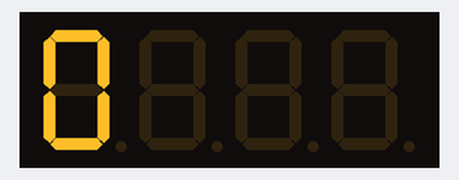
The sketch below on a simulated Arduino Uno, built with avr-gcc and run on an emulated ATmega328P. Parts: 4-digit seven-segment display. Wiring (inferred from the names in the program): 4-digit 7-segment display, segments lit when LOW: segments pin 2, pin 3, pin 4, pin 5, pin 6, pin 7, pin 8; digit selects pin 9, pin 10, pin 11, pin 12. The segment pins are drawn as the display they are named for.

Above: at 0.2 s.
At 1.1 s:
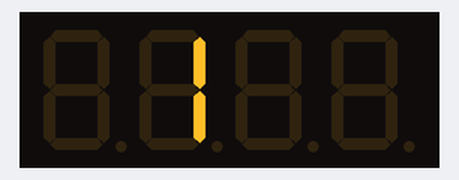
At 2.1 s:
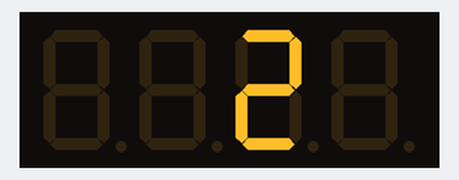
At 3.1 s:
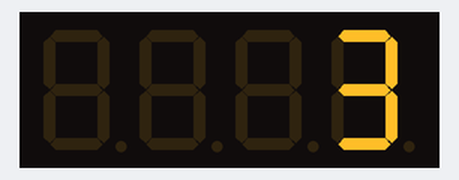
At 4.1 s:
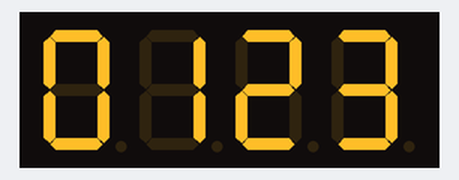

The sketch:

4x7_SEGMENTS.ino
```cpp
/*
*******************************************
  DATE : 07/05/2022
  AUTHEUR : RACHEL SYSTÈME

  Ce programme d'afficher une combinaison des digits sur un afficheur
  4x7 segments à anode commune.

  NB : Si vous utilisez un afficheur 4x7 segments à cathode commune,
  modifier la constante : "_anode_commune = false"

*******************************************
*/

//Si différent remplacé par : _anode_commune = false ;
const bool _anode_commune = true;

// Pins attachés aux différents segments
#define _a 2
#define _b 3
#define _c 4
#define _d 5
#define _e 6
#define _f 7
#define _g 8

// Pins attachés aux différents digits
#define _digit_1 9
#define _digit_2 10
#define _digit_3 11
#define _digit_4 12

// Temps d'affiche des digits
#define _ATTENTE 1000

// Tableaux contenant les pins utilisés
const int pin_segment[7]= {_a,_b,_c,_d,_e,_f,_g};
const int pin_digit[4]  = { _digit_1,
                            _digit_2,
                            _digit_3,
                            _digit_4
                          };

// Combinaisons des digits à afficher
const int digit[4][7] = {
  //a,b,c,d,e,f,g
  {1,1,1,1,1,1,0}, //ZERO
  {0,1,1,0,0,0,0}, //ONE
  {1,1,0,1,1,0,1}, //TWO
  {1,1,1,1,0,0,1} //THREE
};

void setup() {
  // Définitions des pins comme sortie
  for (int i = 0; i < 7; ++i){
    pinMode(pin_segment[i],OUTPUT);

    //Initialisation des pins
    if (_anode_commune)
      digitalWrite(pin_segment[i],HIGH);
    else
      digitalWrite(pin_segment[i],LOW);
  }

   for (int i = 0; i < 4; ++i){
    pinMode(pin_digit[i],OUTPUT);

    //Initialisation des pins
    if (_anode_commune)
      digitalWrite(pin_digit[i],LOW);
    else
      digitalWrite(pin_digit[i],HIGH);
  }
}

void loop() {

  affiche(_ATTENTE); // appel à la fonction

  // Déclaration de la variable
  unsigned long depart = millis();

  // Boucle qui affiche les 4 digits en même temps
  while(true){
    affiche(2); // appel à la fonction

    if ((millis()-depart)>_ATTENTE)
      break;
  }
}

/*
  Cette fonction permet d'allumer la combinaison des segments contenue
  dans le tableau "digit".
  Paramètre :
    Type : int
    Nom : attente
    Rôle : définis la durée que les segments seront allumés
*/
void affiche(int attente){
  if (_anode_commune){
    for (int i = 0; i < 4; ++i){
      digitalWrite(pin_digit[i],HIGH);

      for (int l = 0; l < 7; ++l){
        digitalWrite(pin_segment[l],!digit[i][l]);
      }
      delay(attente);
      digitalWrite(pin_digit[i],LOW);
    }
  }
  else
  {
    for (int i = 0; i < 4; ++i){
      digitalWrite(pin_digit[i],LOW);

      for (int l = 0; l < 7; ++l){
        digitalWrite( pin_segment[l],digit[i][l]);
      }
      delay(attente);
      digitalWrite(pin_digit[i],HIGH);
    }
  }
}
```

Measured:
- by itself, everything shown: repeats every 5.0 s, in 8 steps
- what the display in image 0 shows lasts 0.8 s, from 0.2 s to 1.0 s
- what the display in image 1 shows lasts 0.9 s, from 1.1 s to 2.0 s
